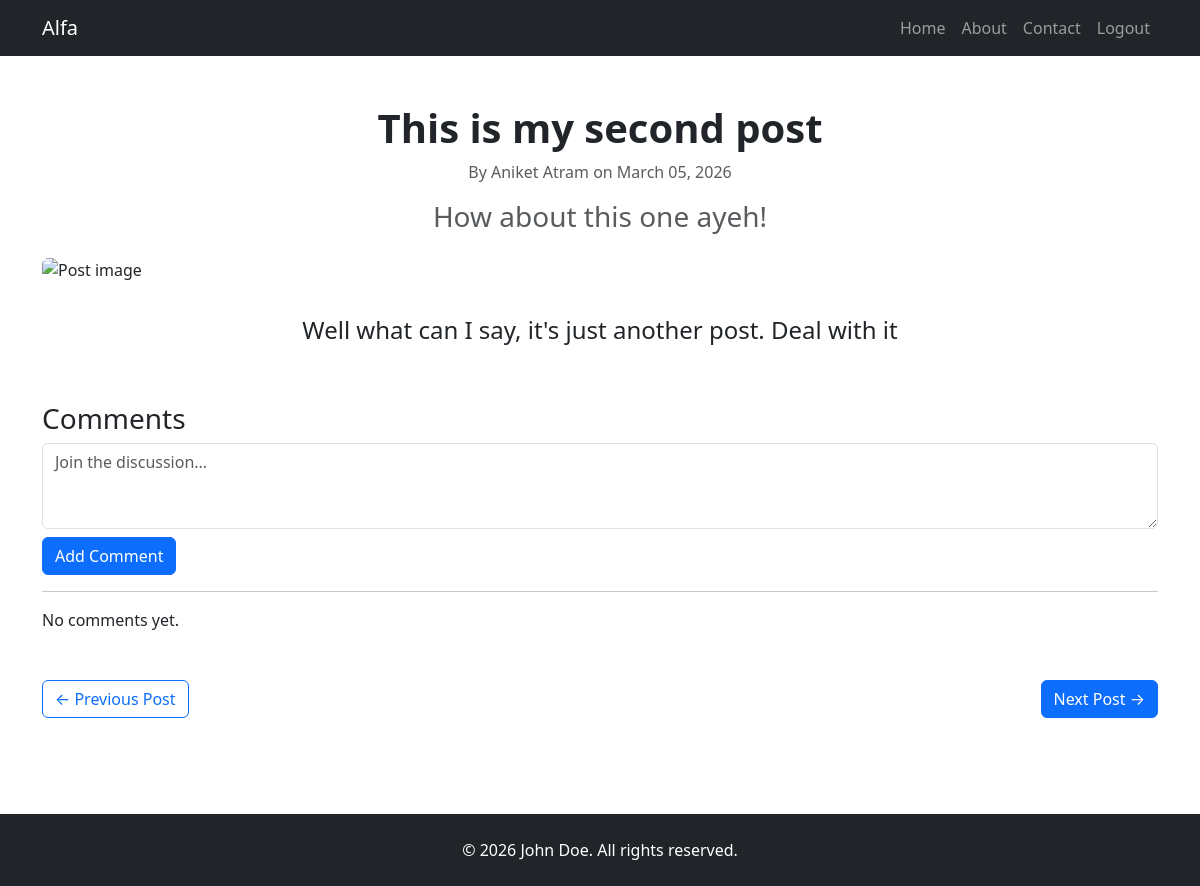
Page /post/2 (signed in) on the committed database.
### app/models/user.py (models this page shows, shortened)
class User(db.Model, UserMixin):
	__tablename__ = "users"
	id: Mapped[int] = mapped_column(Integer, primary_key=True)
	username: Mapped[str] = mapped_column(String(250), nullable=False, unique=True)
	email: Mapped[str] = mapped_column(String(100), nullable=False, unique=True)
	password: Mapped[str] = mapped_column(String(100), nullable=False)
	role: Mapped[str] = mapped_column(String(100), nullable=False, default="user")
	comments: Mapped[list["Comment"]] = relationship(back_populates="author", cascade="all, delete-orphan")

### app/models/post.py (models this page shows)
class Post(db.Model):
	__tablename__ = "blog_posts"
	id: Mapped[int] = mapped_column(Integer, primary_key=True)
	title: Mapped[str] = mapped_column(String(255),nullable=False)
	subtitle: Mapped[str] = mapped_column(String(255), nullable=False)
	body: Mapped[str] = mapped_column(Text, nullable=False)
	author: Mapped[str] = mapped_column(String(255), nullable=False)
	img_url: Mapped[str] = mapped_column(String(255), nullable=False)
	created_at: Mapped[datetime] = mapped_column(DateTime(timezone=True), nullable=False, server_default=func.now())
	updated_at: Mapped[datetime] = mapped_column(DateTime(timezone=True), nullable=False, server_default=func.now(), onupdate=func.now())
	comments: Mapped[list["Comment"]] = relationship(back_populates="post", cascade="all, delete-orphan", order_by="Comment.created_at.desc()")

### app/routes/posts.py (the view, shortened to what this page needs)
@posts_bp.route('/post/<int:post_id>', methods=['GET', 'POST'])
@login_required
def view_post(post_id):
    post = db.session.execute(
        db.select(Post).where(Post.id == post_id)
    ).scalar_one_or_none()
    if not post:
        abort(404)
    form = CommentForm()
    next_post = db.session.execute(db.select(Post).where(Post.id < post.id).order_by(Post.id.desc())).scalars().first()
    previous_post = db.session.execute(db.select(Post).where(Post.id > post.id).order_by(Post.id.asc())).scalars().first()
    return render_template("post.html", post=post, form=form, previous_post=previous_post, next_post=next_post)

### app/forms/comment_form.py
class CommentForm(FlaskForm):
    text = TextAreaField("Comment", validators=[DataRequired("Cannot post empty comment")],render_kw={"placeholder": "Join the discussion..."})
    submit = SubmitField("Send")

### app/__init__.py (called while the page is built)
@login_manager.user_loader
def load_user(user_id):
    return db.get_or_404(User, user_id)

def create_app():
	app = Flask(__name__)
	app.config.from_object('config.Config')
	app.register_blueprint(posts_bp)
	app.register_blueprint(users_bp, url_prefix="/users")
	db.init_app(app)
	ckeditor.init_app(app)
	bootstrap.init_app(app)
	from app import models
	migrate.init_app(app, db)
	login_manager.init_app(app)
	login_manager.login_view = "users.login"
	login_manager.login_message_category = "danger"
	login_manager.login_message = "You must be logged in to access this page"
	@app.errorhandler(404)
	def page_not_found(e):
		return render_template("404.html"), 404
	@app.context_processor
	def inject_current_year():
		return {'current_year': datetime.utcnow().year}
	return app

### app/templates/post.html (shortened to what this page needs)
{% extends "base.html" %}
{% block content %}
<article class="mb-5">
    <header class="mb-4 text-center">
        <h1 class="fw-bold">{{ post.title }}</h1>
        <p class="text-muted">By {{ post.author }} on {{ post.created_at.strftime('%B %d, %Y') }}</p>
        {% if post.subtitle %}
        <p class="text-muted h3">{{ post.subtitle }}</p>
        {% endif %}
    </header>
    {% if post.img_url %}
    <img src="{{ post.img_url }}" alt="Post image" class="img-fluid rounded mx-auto d-block mb-4" />
    {% endif %}
    <section class="blog-post-content mx-auto fs-4 lh-lg">
        {{ post.body | safe }}
    </section>
</article>
<h3>Comments</h3>
{% if current_user.is_authenticated %}
<form method="POST">
    {{ form.text(class="form-control", rows=3) }}
    <button class="btn btn-primary mt-2">Add Comment</button>
</form>
{% else %}
<p><a href="{{ url_for('users.login') }}">Log in</a> to leave a comment.</p>
{% endif %}
<hr>
{% for comment in post.comments %}
<div class="d-flex mb-4">
    <img src="{{ comment.author.avatar(60) }}" class="rounded-circle me-3">
    <div>
        <strong>{{ comment.author.username }}</strong>
        <small class="text-muted">{{ comment.created_at.strftime('%b %d, %Y') }}</small>
        <p>{{ comment.text }}</p>
    </div>
</div>
{% else %}
<p>No comments yet.</p>
{% endfor %}
<div class="d-flex justify-content-between mt-5">
    {% if previous_post %}
    <a href="{{ url_for('posts.view_post', post_id=previous_post.id) }}" class="btn btn-outline-primary">← Previous Post</a>
    {% else %}
    <span></span>
    {% endif %}
    {% if next_post %}
    <a href="{{ url_for('posts.view_post', post_id=next_post.id) }}" class="btn btn-primary ms-auto">Next Post →</a>
    {% endif %}
</div>
{% endblock %}

### app/templates/partials/header.html (shortened to what this page needs)
<nav class="navbar navbar-expand-lg navbar-dark bg-dark fixed-top">
  <div class="container">
    <a class="navbar-brand" href="{{ url_for('posts.home') }}">{{ current_user.username }}</a>
    <div class="collapse navbar-collapse" id="navbarNav">
      <ul class="navbar-nav ms-auto">
        <li class="nav-item">
          <a class="nav-link" href="{{ url_for('posts.home') }}">Home</a>
        </li>
        <li class="nav-item">
          <a class="nav-link" href="{{ url_for('posts.about') }}">About</a>
        </li>
        <li class="nav-item">
          <a class="nav-link" href="{{ url_for('posts.contact') }}">Contact</a>
        </li>
        {% if current_user.is_authenticated %}
          <li class="nav-item">
            <a class="nav-link" href="{{ url_for('users.logout') }}">Logout</a>
          </li>
        {% else %}
          <li class="nav-item">
            <a class="nav-link" href="{{ url_for('users.login') }}">Login</a>
          </li>
        {% endif %}
      </ul>
    </div>
  </div>
</nav>
<div style="height: 56px;"></div>

### app/static/css/styles.css (style rules this page uses)
.blog-post-content { max-width: 800px; margin: 0 auto; text-align: center; }

### rows in the picture
User: username "Alfa"
Post: title "This is my second post", author "Aniket Atram", created_at "March 05, 2026", subtitle "How about this one ayeh!", body "Well what can I say, it's just another post. Deal with it"
